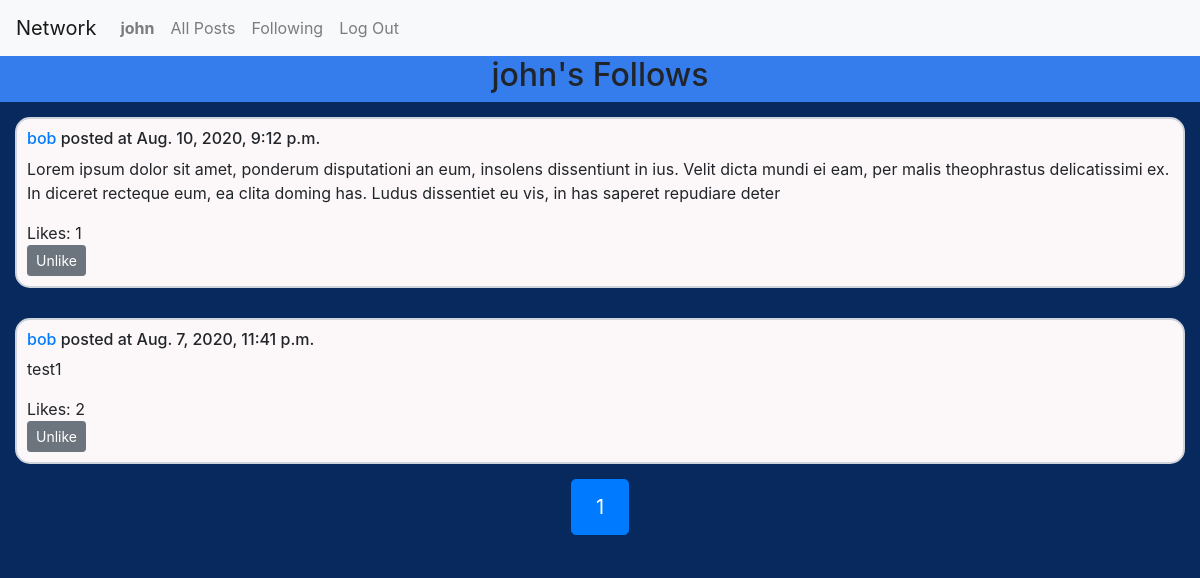
Page /follows (signed in) on the committed database.
### network/models.py (models this page shows)
class User(AbstractUser):
    pass

class Post(models.Model):
    user = models.ForeignKey(
        User,
        on_delete=models.CASCADE
    )
    date = models.DateTimeField(auto_now_add=True)
    text = models.TextField(max_length=500)
    likes = models.ManyToManyField(
        User,
        related_name='likes',
        blank=True
    )

### network/views.py (the view)
# urls.py: path("follows", views.follows, name="follows"),
@login_required
def follows(request):
    user = request.user
    follows = Following.objects.filter(follower_id=user.id).values("target_id")
    posts = Post.objects.order_by("-date").filter(user__in=follows).annotate(
        num_likes=Count("likes"),
        user_likes=Count("likes", filter=Q(likes=user.id))
    )
    print(posts.values())
    paginator = Paginator(posts, 10) # Show 10 posts per page.
    page_number = request.GET.get("page")
    page_obj = paginator.get_page(page_number)
    return render(request, "network/follows.html", {
        "page_obj": page_obj,
    })

### network/templates/network/follows.html (shortened to what this page needs)
{% extends "network/layout.html" %}
{% block body %}
    <div class="body-container">
        <div class="profile-container">
            <h2>{{ user.username }}'s Follows</h2>
        </div>
        <div class="posts-container">
        {% for post in page_obj %}
            <div class="post-container">
                <div class="post-body">
                    <h6><a href="profile/{{ post.user }}">{{ post.user }}</a> posted at {{ post.date}}</h6>
                    <p>{{ post.text }}</p>
                    <span>Likes: {{ post.num_likes }}</span>
                </div>
                <div class="post-like">
                    {% if post.user_likes != 0 %}
                        <button type="button" onclick="likePost(this)" data-like="true" data-post="{{ post.id }}" class="btn btn-secondary btn-sm">Unlike</button>
                    {% else %}
                        <button type="button" onclick="likePost(this)" data-like="false" data-post="{{ post.id }}" class="btn btn-success btn-sm">Like</button>
                    {% endif %}
                </div>
            </div>
        {% endfor %}
            <nav class="paginator" aria-label="...">
                <ul class="pagination pagination-lg">
                    <li class="page-item active" aria-current="page">
                        <span class="page-link">
                            {{ page_obj.number }}
                        </span>
                    </li>
                </ul>
            </nav>
        </div>
    </div>
{% endblock %}

### network/templates/network/layout.html (shortened to what this page needs)
{% load static %}
<!DOCTYPE html>
<html lang="en">
    <head>
        <link rel="stylesheet" href="https://stackpath.bootstrapcdn.com/bootstrap/4.4.1/css/bootstrap.min.css">
        <link href="{% static 'network/styles.css' %}" rel="stylesheet">
    </head>
    <body>
        <nav class="navbar navbar-expand-lg navbar-light bg-light">
            <a class="navbar-brand" href="#">Network</a>
            <div>
              <ul class="navbar-nav mr-auto">
                {% if user.is_authenticated %}
                    <li class="nav-item">
                        <a class="nav-link" href="#"><strong>{{ user.username }}</strong></a>
                    </li>
                {% endif %}
                <li class="nav-item">
                  <a class="nav-link" href="{% url 'index' %}">All Posts</a>
                </li>
                {% if user.is_authenticated %}
                    <li class="nav-item">
                        <a class="nav-link" href="{% url 'follows' %}">Following</a>
                    </li>
                    <li class="nav-item">
                        <a class="nav-link" href="{% url 'logout' %}">Log Out</a>
                    </li>
                {% endif %}
              </ul>
            </div>
          </nav>
        <div class="body">
            {% block body %}
            {% endblock %}
        </div>
    </body>
</html>

### network/static/network/styles.css (style rules this page uses)
* { margin: 0; padding: 0; box-sizing: border-box; }
body { min-height: 100vh; width: 100%; background-color: #08295E; }
p { word-wrap:break-word; }
.body-container { background-color: #08295E; display: flex; flex-direction: column; justify-content: flex-start; align-items: stretch; height: 100%; max-width: 100%; }
.posts-container { background-color: #08295E; display: flex; flex-direction: column; justify-content: space-evenly; align-items: stretch; }
.profile-container { background-color: #357DED; display: flex; flex-direction: column; justify-content: space-evenly; align-items: center; }
.post-container { background-color: #FCF7F8; border: 2px solid #CED3DC; border-radius: 15px; padding: 10px; margin: 15px; }
.paginator { align-self: center; }

### rows in the picture
User: username "john"
Post: user "bob", date "Aug. 10, 2020, 9:12 p.m.", text "Lorem ipsum dolor sit amet, ponderum disputationi an eum, insolens dissentiunt in ius. Velit dicta mundi ei eam, per malis theophrastus delicatissimi ex. In diceret recteque eum, ea clita doming has. Ludus dissentiet eu vis, in has saperet repudiare deter", num_likes "1"
Post: user "bob", date "Aug. 7, 2020, 11:41 p.m.", text "test1", num_likes "2"

### other values in the picture
{{ page_obj.number }} "1"
